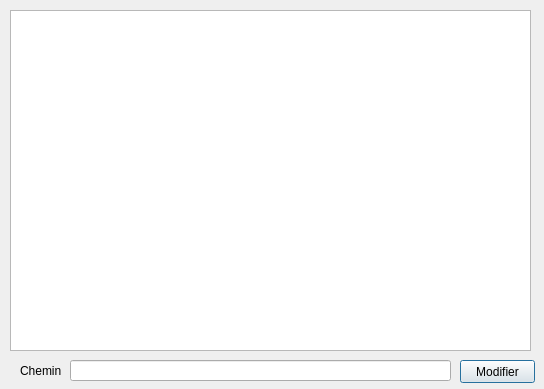
<?xml version="1.0" encoding="UTF-8"?>
<ui version="4.0">
 <class>WindowFile</class>
 <widget class="QDialog" name="WindowFile">
  <property name="geometry">
   <rect>
    <x>0</x>
    <y>0</y>
    <width>544</width>
    <height>389</height>
   </rect>
  </property>
  <property name="windowTitle">
   <string>Dialog</string>
  </property>
  <widget class="QTreeView" name="treeView">
   <property name="geometry">
    <rect>
     <x>10</x>
     <y>10</y>
     <width>521</width>
     <height>341</height>
    </rect>
   </property>
  </widget>
  <widget class="QPushButton" name="ChangeLink">
   <property name="geometry">
    <rect>
     <x>460</x>
     <y>360</y>
     <width>75</width>
     <height>23</height>
    </rect>
   </property>
   <property name="text">
    <string>Modifier</string>
   </property>
  </widget>
  <widget class="QLineEdit" name="ChoiceLink">
   <property name="geometry">
    <rect>
     <x>70</x>
     <y>360</y>
     <width>381</width>
     <height>21</height>
    </rect>
   </property>
  </widget>
  <widget class="QLabel" name="label">
   <property name="geometry">
    <rect>
     <x>20</x>
     <y>360</y>
     <width>41</width>
     <height>21</height>
    </rect>
   </property>
   <property name="text">
    <string>Chemin :</string>
   </property>
  </widget>
 </widget>
 <resources/>
 <connections/>
</ui>
